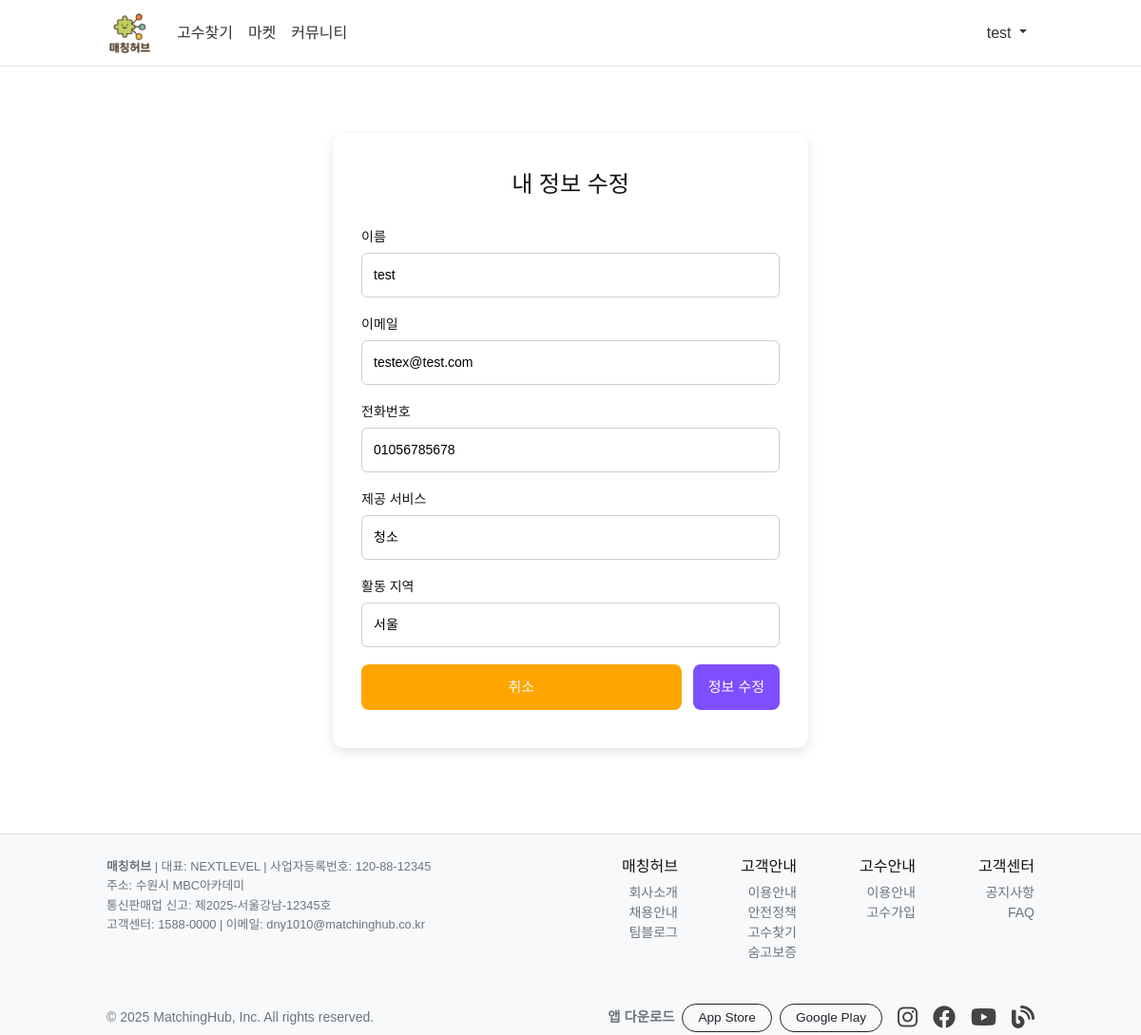
Screenshot of /auth/edit_profile (signed in) with the database file from the repository.
### talent/models.py (models this page shows)
class User(db.Model):
    id = db.Column(db.Integer, primary_key=True)
    userid = db.Column(db.String(150), unique=True, nullable=False)
    password_hash = db.Column(db.String(200), nullable=False)
    email = db.Column(db.String(120), unique=True, nullable=False)
    birthday = db.Column(db.Date, nullable=False)
    tel_number = db.Column(db.String(120), unique=True, nullable=False)
    name = db.Column(db.String(100), nullable=True)
    is_expert = db.Column(db.Boolean, default=False)
    service = db.Column(db.String(200), nullable=True)
    location = db.Column(db.String(100), nullable=True)
    social_id = db.Column(db.String(200), nullable=True)
    social_type = db.Column(db.String(20), nullable=True)

### talent/views/auth_views.py (the view, shortened to what this page needs)
@bp.route('/edit_profile', methods=['GET', 'POST'])
@login_required
def edit_profile():
    user = User.query.get_or_404(session.get('user_id'))
    form = EditProfileForm(obj=user)
    return render_template('auth/edit_profile.html', form=form, user=user, current_user=user)

### talent/forms.py
class EditProfileForm(FlaskForm):
    name = StringField(
        '이름', validators=[DataRequired(), Length(min=2, max=10)],
        render_kw={'id': 'name', 'placeholder': '이름'}
    )
    email = EmailField(
        '이메일', validators=[DataRequired(), Email()],
        render_kw={'id': 'email', 'placeholder': '이메일'}
    )
    tel_number = StringField(
        '전화번호', validators=[DataRequired(), Regexp(_PHONE_RE, message='전화번호는 숫자 9~11자리')],
        render_kw={'id': 'tel_number', 'placeholder': '전화번호'}
    )
    service  = StringField('제공 서비스', render_kw={'id': 'service', 'placeholder': '서비스'})
    location = StringField('활동 지역',   render_kw={'id': 'location', 'placeholder': '지역'})
    submit = SubmitField('정보 수정')

### talent/__init__.py (called while the page is built)
def create_app():
    app = Flask(__name__)
    app.config.from_object(config)
    @app.before_request
    def load_logged_in_user():
        user_id = session.get('user_id')
        if user_id is None:
            g.user = None
        else:
            from .models import User
            g.user = User.query.get(user_id)
    db.init_app(app)
    migrate.init_app(app, db)
    mail.init_app(app)
    from . import models
    from .views import main_views, auth_views, store_views, community_views, category_views
    app.register_blueprint(main_views.bp)
    app.register_blueprint(auth_views.bp)
    app.register_blueprint(store_views.bp)
    app.register_blueprint(community_views.bp)
    app.register_blueprint(category_views.bp)
    from .filter import format_datetime
    app.jinja_env.filters['datetime'] = format_datetime
    return app

### talent/views/auth_views.py (called while the page is built)
@bp.before_app_request
def load_logged_in_user():
    uid = session.get('user_id')
    g.user = User.query.get(uid) if uid else None

def login_required(f):
    @wraps(f)
    def decorated(*args, **kwargs):
        if 'user_id' not in session:
            flash('로그인이 필요한 기능입니다.', 'danger')
            return redirect(url_for('auth.login'))
        return f(*args, **kwargs)
    return decorated

### talent/templates/auth/edit_profile.html (shortened to what this page needs)
{% extends 'base.html' %}
{% block head %}{{ super() }}
<link rel="stylesheet" href="{{ url_for('static', filename='auth/login.css') }}">
{% endblock %}
{% block content %}
<section id="login-page">
  <div class="auth-wrapper">
    <div class="login-card">
      <h2>내 정보 수정</h2>
      <form method="post" action="{{ url_for('auth.edit_profile') }}">
        <div class="lg-form-group">
          {{ form.name.label }}
          {{ form.name() }}
        </div>
        <div class="lg-form-group">
          {{ form.email.label }}
          {{ form.email() }}
        </div>
        <div class="lg-form-group">
          {{ form.tel_number.label }}
          {{ form.tel_number() }}
        </div>
        {% if user.is_expert and form.service is defined %}
        <div class="lg-form-group">
          {{ form.service.label }}
          {{ form.service() }}
        </div>
        {% endif %}
        {% if user.is_expert and form.location is defined %}
        <div class="lg-form-group">
          {{ form.location.label }}
          {{ form.location() }}
        </div>
        {% endif %}
        <div class="lg-btn-group">
          <a href="{{ url_for('auth.mypage') }}" class="lg-cancel-btn">취소</a>
          <button type="submit" class="lg-login-btn">정보 수정</button>
        </div>
      </form>
    </div>
  </div>
</section>
{% endblock %}

### talent/templates/navbar.html (shortened to what this page needs)
<nav class="navbar navbar-expand-md navbar-light bg-white sticky-top custom-navbar" role="navigation">
  <div class="container" style="max-width: 1000px;">
    <a class="navbar-brand d-flex align-items-center" href="{{ url_for('main.index') }}">
      <img src="{{ url_for('static', filename='images/logo.png') }}" alt="매칭허브" class="navbar-logo" height="32">
    </a>
    <div class="collapse navbar-collapse" id="mhNavbar">
      <ul class="navbar-nav me-auto">
        <li class="nav-item">
          <a class="nav-link" href="{{ url_for('main.index') }}">고수찾기</a>
        </li>
        <li class="nav-item">
          <a class="nav-link" href="{{ url_for('store._list') }}">마켓</a>
        </li>
        <li class="nav-item">
          <a class="nav-link" href="{{ url_for('community.home') }}">커뮤니티</a>
        </li>
      </ul>
      <ul class="navbar-nav">
        {% if g.user %}
          <li class="nav-item dropdown">
            <a class="nav-link dropdown-toggle" href="#" id="userMenu" role="button"
               data-bs-toggle="dropdown" aria-expanded="false">
              {{ g.user.name or g.user.userid }}
            </a>
          </li>
        {% else %}
          <li class="nav-item">
            <a class="nav-link" href="{{ url_for('auth.login') }}">로그인 / 회원가입</a>
          </li>
        {% endif %}
      </ul>
    </div>
  </div>
</nav>

### talent/static/style.css (style rules this page uses)
body { font-family: 'Noto Sans KR', sans-serif; color: #121212; height: 100% }
.custom-navbar { height: 70px; line-height: 70px; box-shadow: none }
.navbar-logo { height: 50px; width: auto; object-fit: contain; }
.navbar .nav-link { padding-top: 0; padding-bottom: 0; line-height: 70px; height: 70px; font-weight: 500; color: #333; }
.navbar { border-bottom: 1px solid #e5e5e5; }
ul,ol,li { list-style-type: none; }

### talent/static/auth/login.css (style rules this page uses)
#login-page .auth-wrapper { display:flex !important; justify-content:center !important; align-items:flex-start !important; padding:40px 16px !important; }
#login-page .login-card { background:#fff; border-radius:12px; padding:40px 30px; box-shadow:0 4px 12px rgba(0,0,0,.1); width:500px; max-width:100%; box-sizing:border-box; }
#login-page h2 { text-align:center; margin:0 0 30px; font-size:24px; }
#login-page .lg-form-group { margin-bottom:18px; }
#login-page label { display:block !important; margin-bottom:6px; font-size:14px; }
#login-page input[type="text"], #login-page input[type="email"], #login-page input[type="password"], #login-page input[type="tel"], #login-page select { display:block !important; width:100% !important; padding:12px !important; border:1px solid #cfcfcf !important; border-radius:6px !important; font-size:14px !important; box-sizing:border-box !important; background:#fff !important; }
#login-page .lg-btn-group { display:grid; grid-template-columns:1fr auto; gap:12px; align-items:stretch; margin-top:16px; }
#login-page .lg-login-btn, #login-page .lg-cancel-btn { height:48px; padding:0 16px; border-radius:8px; display:inline-flex; align-items:center; justify-content:center; box-sizing:border-box; white-space:nowrap; font-size:15px; cursor:pointer; text-decoration:none; border:none; }
#login-page .lg-login-btn { background:#7d4fff; color:#fff; }
#login-page .lg-cancel-btn { background:orange; color:#fff; min-width:84px; }

### rows the page displays
User: user "test", name "test", email "testex@test.com", tel_number "01056785678", service "청소", location "서울"
